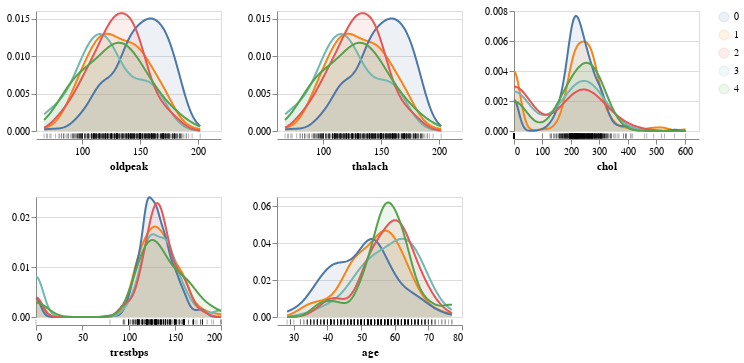

Here is the notebook cell this chart was saved with:
### Markdown cell above
## Exploratory data analysis

#### Key findings

- Patients with no heart disease exhibits on average higher ST depression induced by exercise relative to rest, higher maximum heart rate and lower serum cholestorel. 

- Heart disease is more common among patients over 55. 

- Patients with heart disease are more likely to experience asymptomatic chest pains.

- Males appear to be more susceptible to heart disease. 

- Patients without heart disease tend to have lower fasting blood sugar when compared to the positive group.

### Code cell
import altair_ally as aly
import altair as alt

aly.alt.data_transformers.enable('vegafusion')

aly.dist(train_df, color='label')

### Figure 1 — Vega specification as saved in the notebook (floating-point values rounded to 4 significant figures; data arrays with more than 128 entries replaced by an {"elided": "..."} marker saying what was removed)
{"$schema": "https://vega.github.io/schema/vega/v5.json", "data": [{"name": "source_0", "values": {"elided": "644 records"}}, {"name": "data_0", "source": "source_0", "transform": [{"type": "kde", "resolve": "shared", "minsteps": 100, "field": "oldpeak", "groupby": ["label"], "as": ["oldpeak", "density"]}]}, {"name": "data_1", "values": {"elided": "605 records"}}, {"name": "data_2", "source": "source_0", "transform": [{"type": "kde", "field": "thalach", "groupby": ["label"], "resolve": "shared", "minsteps": 100, "as": ["thalach", "density"]}]}, {"name": "data_3", "values": {"elided": "605 records"}}, {"name": "data_4", "source": "source_0", "transform": [{"type": "kde", "resolve": "shared", "minsteps": 100, "groupby": ["label"], "field": "chol", "as": ["chol", "density"]}]}, {"name": "data_5", "values": {"elided": "626 records"}}, {"name": "data_6", "source": "source_0", "transform": [{"type": "kde", "field": "trestbps", "resolve": "shared", "groupby": ["label"], "as": ["trestbps", "density"], "minsteps": 100}]}, {"name": "data_7", "values": {"elided": "602 records"}}, {"name": "data_8", "source": "source_0", "transform": [{"type": "kde", "minsteps": 100, "field": "age", "as": ["age", "density"], "groupby": ["label"], "resolve": "shared"}]}, {"name": "data_9", "values": {"elided": "644 records"}}, {"name": "data_0_color_domain_label_0", "source": "data_0", "transform": [{"type": "aggregate", "groupby": ["label"], "fields": [], "ops": [], "as": []}, {"type": "formula", "expr": "datum['label']", "as": "sort_field"}, {"type": "project", "fields": ["label"]}]}, {"name": "data_2_color_domain_label_1", "source": "data_2", "transform": [{"type": "aggregate", "groupby": ["label"], "fields": [], "ops": [], "as": []}, {"type": "formula", "expr": "datum['label']", "as": "sort_field"}, {"type": "project", "fields": ["label"]}]}, {"name": "data_4_color_domain_label_2", "source": "data_4", "transform": [{"type": "aggregate", "groupby": ["label"], "fields": [], "ops": [], "as": []}, {"type": "formula", "expr": "datum['label']", "as": "sort_field"}, {"type": "project", "fields": ["label"]}]}, {"name": "data_6_color_domain_label_3", "source": "data_6", "transform": [{"type": "aggregate", "groupby": ["label"], "fields": [], "ops": [], "as": []}, {"type": "formula", "expr": "datum['label']", "as": "sort_field"}, {"type": "project", "fields": ["label"]}]}, {"name": "data_8_color_domain_label_4", "source": "data_8", "transform": [{"type": "aggregate", "groupby": ["label"], "fields": [], "ops": [], "as": []}, {"type": "formula", "expr": "datum['label']", "as": "sort_field"}, {"type": "project", "fields": ["label"]}]}, {"name": "data_0_concat_0_y_domain_density", "source": "data_0", "transform": [{"type": "formula", "expr": "+datum['density']", "as": "density"}, {"type": "aggregate", "groupby": [], "fields": ["density", "density"], "ops": ["min", "max"], "as": ["min", "max"]}]}, {"name": "data_2_concat_1_y_domain_density", "source": "data_2", "transform": [{"type": "formula", "expr": "+datum['density']", "as": "density"}, {"type": "aggregate", "groupby": [], "fields": ["density", "density"], "ops": ["min", "max"], "as": ["min", "max"]}]}, {"name": "data_4_concat_2_y_domain_density", "source": "data_4", "transform": [{"type": "formula", "expr": "+datum['density']", "as": "density"}, {"type": "aggregate", "groupby": [], "fields": ["density", "density"], "ops": ["min", "max"], "as": ["min", "max"]}]}, {"name": "data_6_concat_3_y_domain_density", "source": "data_6", "transform": [{"type": "formula", "expr": "+datum['density']", "as": "density"}, {"type": "aggregate", "groupby": [], "fields": ["density", "density"], "ops": ["min", "max"], "as": ["min", "max"]}]}, {"name": "data_8_concat_4_y_domain_density", "source": "data_8", "transform": [{"type": "formula", "expr": "+datum['density']", "as": "density"}, {"type": "aggregate", "groupby": [], "fields": ["density", "density"], "ops": ["min", "max"], "as": ["min", "max"]}]}], "signals": [{"name": "childWidth", "value": 185}, {"name": "childHeight", "value": 120}], "marks": [{"type": "group", "name": "concat_0_group", "encode": {"update": {"height": {"signal": "childHeight"}, "width": {"signal": "childWidth"}}}, "marks": [{"type": "group", "name": "concat_0_layer_0_pathgroup", "from": {"facet": {"data": "data_0", "name": "faceted_path_concat_0_layer_0_main", "groupby": ["label"]}}, "encode": {"update": {"width": {"field": {"signal": null, "datum": null, "group": "width", "parent": null}}, "height": {"field": {"signal": null, "datum": null, "group": "height", "parent": null}}}}, "marks": [{"type": "area", "name": "concat_0_layer_0_marks", "from": {"data": "faceted_path_concat_0_layer_0_main"}, "sort": {"field": "x"}, "encode": {"update": {"orient": {"value": "vertical"}, "y2": {"value": 0, "scale": "concat_0_y"}, "defined": {"signal": "isValid(datum[\"oldpeak\"]) && isFinite(+datum[\"oldpeak\"]) && isValid(datum[\"density\"]) && isFinite(+datum[\"density\"])"}, "x": {"field": "oldpeak", "scale": "concat_0_x"}, "opacity": {"value": 0.1}, "fill": {"field": "label", "scale": "color"}, "y": {"field": "density", "scale": "concat_0_y"}}}, "style": ["area"]}]}, {"type": "group", "name": "concat_0_layer_1_pathgroup", "from": {"facet": {"data": "data_0", "name": "faceted_path_concat_0_layer_1_main", "groupby": ["label"]}}, "encode": {"update": {"height": {"field": {"signal": null, "datum": null, "group": "height", "parent": null}}, "width": {"field": {"signal": null, "datum": null, "group": "width", "parent": null}}}}, "marks": [{"type": "line", "name": "concat_0_layer_1_marks", "from": {"data": "faceted_path_concat_0_layer_1_main"}, "sort": {"field": "x"}, "encode": {"update": {"defined": {"signal": "isValid(datum[\"oldpeak\"]) && isFinite(+datum[\"oldpeak\"]) && isValid(datum[\"density\"]) && isFinite(+datum[\"density\"])"}, "x": {"field": "oldpeak", "scale": "concat_0_x"}, "stroke": {"field": "label", "scale": "color"}, "y": {"field": "density", "scale": "concat_0_y"}}}, "style": ["line"]}]}, {"type": "rect", "name": "concat_0_layer_2_marks", "from": {"data": "data_1"}, "encode": {"update": {"opacity": {"value": 0.3}, "height": {"value": 5}, "xc": {"field": "oldpeak", "scale": "concat_0_x"}, "fill": {"value": "black"}, "tooltip": {"value": "Individual observations"}, "width": {"value": 1}, "yc": {"signal": "childHeight", "offset": 65, "mult": 0.5}}}, "style": ["tick"]}], "axes": [{"scale": "concat_0_y", "orient": "left", "grid": true, "gridScale": "concat_0_x", "aria": false, "maxExtent": 0, "labels": false, "minExtent": 0, "ticks": false, "tickCount": {"signal": "ceil(childHeight/40)"}, "domain": false, "zindex": 0}, {"scale": "concat_0_x", "zindex": 0, "tickCount": {"signal": "ceil(childWidth/40)"}, "orient": "bottom", "labelFlush": true, "grid": false, "offset": 8, "title": "oldpeak", "labelOverlap": true}, {"scale": "concat_0_y", "zindex": 0, "orient": "left", "grid": false, "tickCount": {"signal": "ceil(childHeight/40)"}, "labelOverlap": true}], "style": "cell"}, {"type": "group", "name": "concat_1_group", "encode": {"update": {"height": {"signal": "childHeight"}, "width": {"signal": "childWidth"}}}, "marks": [{"type": "group", "name": "concat_1_layer_0_pathgroup", "from": {"facet": {"data": "data_2", "name": "faceted_path_concat_1_layer_0_main", "groupby": ["label"]}}, "encode": {"update": {"height": {"field": {"signal": null, "datum": null, "group": "height", "parent": null}}, "width": {"field": {"signal": null, "datum": null, "group": "width", "parent": null}}}}, "marks": [{"type": "area", "name": "concat_1_layer_0_marks", "from": {"data": "faceted_path_concat_1_layer_0_main"}, "sort": {"field": "x"}, "encode": {"update": {"y2": {"value": 0, "scale": "concat_1_y"}, "x": {"field": "thalach", "scale": "concat_1_x"}, "opacity": {"value": 0.1}, "orient": {"value": "vertical"}, "fill": {"field": "label", "scale": "color"}, "y": {"field": "density", "scale": "concat_1_y"}, "defined": {"signal": "isValid(datum[\"thalach\"]) && isFinite(+datum[\"thalach\"]) && isValid(datum[\"density\"]) && isFinite(+datum[\"density\"])"}}}, "style": ["area"]}]}, {"type": "group", "name": "concat_1_layer_1_pathgroup", "from": {"facet": {"data": "data_2", "name": "faceted_path_concat_1_layer_1_main", "groupby": ["label"]}}, "encode": {"update": {"width": {"field": {"signal": null, "datum": null, "group": "width", "parent": null}}, "height": {"field": {"signal": null, "datum": null, "group": "height", "parent": null}}}}, "marks": [{"type": "line", "name": "concat_1_layer_1_marks", "from": {"data": "faceted_path_concat_1_layer_1_main"}, "sort": {"field": "x"}, "encode": {"update": {"defined": {"signal": "isValid(datum[\"thalach\"]) && isFinite(+datum[\"thalach\"]) && isValid(datum[\"density\"]) && isFinite(+datum[\"density\"])"}, "x": {"field": "thalach", "scale": "concat_1_x"}, "stroke": {"field": "label", "scale": "color"}, "y": {"field": "density", "scale": "concat_1_y"}}}, "style": ["line"]}]}, {"type": "rect", "name": "concat_1_layer_2_marks", "from": {"data": "data_3"}, "encode": {"update": {"tooltip": {"value": "Individual observations"}, "yc": {"signal": "childHeight", "offset": 65, "mult": 0.5}, "height": {"value": 5}, "width": {"value": 1}, "xc": {"field": "thalach", "scale": "concat_1_x"}, "fill": {"value": "black"}, "opacity": {"value": 0.3}}}, "style": ["tick"]}], "axes": [{"scale": "concat_1_y", "grid": true, "domain": false, "tickCount": {"signal": "ceil(childHeight/40)"}, "labels": false, "aria": false, "ticks": false, "maxExtent": 0, "orient": "left", "gridScale": "concat_1_x", "minExtent": 0, "zindex": 0}, {"scale": "concat_1_x", "grid": false, "orient": "bottom", "zindex": 0, "labelOverlap": true, "tickCount": {"signal": "ceil(childWidth/40)"}, "offset": 8, "title": "thalach", "labelFlush": true}, {"scale": "concat_1_y", "grid": false, "labelOverlap": true, "tickCount": {"signal": "ceil(childHeight/40)"}, "orient": "left", "zindex": 0}], "style": "cell"}, {"type": "group", "name": "concat_2_group", "encode": {"update": {"width": {"signal": "childWidth"}, "height": {"signal": "childHeight"}}}, "marks": [{"type": "group", "name": "concat_2_layer_0_pathgroup", "from": {"facet": {"data": "data_4", "name": "faceted_path_concat_2_layer_0_main", "groupby": ["label"]}}, "encode": {"update": {"height": {"field": {"signal": null, "datum": null, "group": "height", "parent": null}}, "width": {"field": {"signal": null, "datum": null, "group": "width", "parent": null}}}}, "marks": [{"type": "area", "name": "concat_2_layer_0_marks", "from": {"data": "faceted_path_concat_2_layer_0_main"}, "sort": {"field": "x"}, "encode": {"update": {"opacity": {"value": 0.1}, "y2": {"value": 0, "scale": "concat_2_y"}, "orient": {"value": "vertical"}, "fill": {"field": "label", "scale": "color"}, "x": {"field": "chol", "scale": "concat_2_x"}, "y": {"field": "density", "scale": "concat_2_y"}, "defined": {"signal": "isValid(datum[\"chol\"]) && isFinite(+datum[\"chol\"]) && isValid(datum[\"density\"]) && isFinite(+datum[\"density\"])"}}}, "style": ["area"]}]}, {"type": "group", "name": "concat_2_layer_1_pathgroup", "from": {"facet": {"data": "data_4", "name": "faceted_path_concat_2_layer_1_main", "groupby": ["label"]}}, "encode": {"update": {"height": {"field": {"signal": null, "datum": null, "group": "height", "parent": null}}, "width": {"field": {"signal": null, "datum": null, "group": "width", "parent": null}}}}, "marks": [{"type": "line", "name": "concat_2_layer_1_marks", "from": {"data": "faceted_path_concat_2_layer_1_main"}, "sort": {"field": "x"}, "encode": {"update": {"y": {"field": "density", "scale": "concat_2_y"}, "stroke": {"field": "label", "scale": "color"}, "defined": {"signal": "isValid(datum[\"chol\"]) && isFinite(+datum[\"chol\"]) && isValid(datum[\"density\"]) && isFinite(+datum[\"density\"])"}, "x": {"field": "chol", "scale": "concat_2_x"}}}, "style": ["line"]}]}, {"type": "rect", "name": "concat_2_layer_2_marks", "from": {"data": "data_5"}, "encode": {"update": {"fill": {"value": "black"}, "opacity": {"value": 0.3}, "height": {"value": 5}, "yc": {"signal": "childHeight", "offset": 65, "mult": 0.5}, "width": {"value": 1}, "xc": {"field": "chol", "scale": "concat_2_x"}, "tooltip": {"value": "Individual observations"}}}, "style": ["tick"]}], "axes": [{"scale": "concat_2_y", "domain": false, "maxExtent": 0, "gridScale": "concat_2_x", "minExtent": 0, "zindex": 0, "grid": true, "tickCount": {"signal": "ceil(childHeight/40)"}, "labels": false, "ticks": false, "orient": "left", "aria": false}, {"scale": "concat_2_x", "labelOverlap": true, "labelFlush": true, "tickCount": {"signal": "ceil(childWidth/40)"}, "orient": "bottom", "title": "chol", "grid": false, "offset": 8, "zindex": 0}, {"scale": "concat_2_y", "tickCount": {"signal": "ceil(childHeight/40)"}, "labelOverlap": true, "zindex": 0, "orient": "left", "grid": false}], "style": "cell"}, {"type": "group", "name": "concat_3_group", "encode": {"update": {"height": {"signal": "childHeight"}, "width": {"signal": "childWidth"}}}, "marks": [{"type": "group", "name": "concat_3_layer_0_pathgroup", "from": {"facet": {"data": "data_6", "name": "faceted_path_concat_3_layer_0_main", "groupby": ["label"]}}, "encode": {"update": {"width": {"field": {"signal": null, "datum": null, "group": "width", "parent": null}}, "height": {"field": {"signal": null, "datum": null, "group": "height", "parent": null}}}}, "marks": [{"type": "area", "name": "concat_3_layer_0_marks", "from": {"data": "faceted_path_concat_3_layer_0_main"}, "sort": {"field": "x"}, "encode": {"update": {"y2": {"value": 0, "scale": "concat_3_y"}, "opacity": {"value": 0.1}, "defined": {"signal": "isValid(datum[\"trestbps\"]) && isFinite(+datum[\"trestbps\"]) && isValid(datum[\"density\"]) && isFinite(+datum[\"density\"])"}, "fill": {"field": "label", "scale": "color"}, "y": {"field": "density", "scale": "concat_3_y"}, "x": {"field": "trestbps", "scale": "concat_3_x"}, "orient": {"value": "vertical"}}}, "style": ["area"]}]}, {"type": "group", "name": "concat_3_layer_1_pathgroup", "from": {"facet": {"data": "data_6", "name": "faceted_path_concat_3_layer_1_main", "groupby": ["label"]}}, "encode": {"update": {"width": {"field": {"signal": null, "datum": null, "group": "width", "parent": null}}, "height": {"field": {"signal": null, "datum": null, "group": "height", "parent": null}}}}, "marks": [{"type": "line", "name": "concat_3_layer_1_marks", "from": {"data": "faceted_path_concat_3_layer_1_main"}, "sort": {"field": "x"}, "encode": {"update": {"stroke": {"field": "label", "scale": "color"}, "x": {"field": "trestbps", "scale": "concat_3_x"}, "defined": {"signal": "isValid(datum[\"trestbps\"]) && isFinite(+datum[\"trestbps\"]) && isValid(datum[\"density\"]) && isFinite(+datum[\"density\"])"}, "y": {"field": "density", "scale": "concat_3_y"}}}, "style": ["line"]}]}, {"type": "rect", "name": "concat_3_layer_2_marks", "from": {"data": "data_7"}, "encode": {"update": {"width": {"value": 1}, "opacity": {"value": 0.3}, "tooltip": {"value": "Individual observations"}, "height": {"value": 5}, "xc": {"field": "trestbps", "scale": "concat_3_x"}, "yc": {"signal": "childHeight", "offset": 65, "mult": 0.5}, "fill": {"value": "black"}}}, "style": ["tick"]}], "axes": [{"scale": "concat_3_y", "aria": false, "ticks": false, "labels": false, "zindex": 0, "tickCount": {"signal": "ceil(childHeight/40)"}, "minExtent": 0, "maxExtent": 0, "domain": false, "gridScale": "concat_3_x", "grid": true, "orient": "left"}, {"scale": "concat_3_x", "labelFlush": true, "orient": "bottom", "zindex": 0, "grid": false, "offset": 8, "title": "trestbps", "tickCount": {"signal": "ceil(childWidth/40)"}, "labelOverlap": true}, {"scale": "concat_3_y", "labelOverlap": true, "orient": "left", "grid": false, "tickCount": {"signal": "ceil(childHeight/40)"}, "zindex": 0}], "style": "cell"}, {"type": "group", "name": "concat_4_group", "encode": {"update": {"height": {"signal": "childHeight"}, "width": {"signal": "childWidth"}}}, "marks": [{"type": "group", "name": "concat_4_layer_0_pathgroup", "from": {"facet": {"data": "data_8", "name": "faceted_path_concat_4_layer_0_main", "groupby": ["label"]}}, "encode": {"update": {"height": {"field": {"signal": null, "datum": null, "group": "height", "parent": null}}, "width": {"field": {"signal": null, "datum": null, "group": "width", "parent": null}}}}, "marks": [{"type": "area", "name": "concat_4_layer_0_marks", "from": {"data": "faceted_path_concat_4_layer_0_main"}, "sort": {"field": "x"}, "encode": {"update": {"y2": {"value": 0, "scale": "concat_4_y"}, "y": {"field": "density", "scale": "concat_4_y"}, "orient": {"value": "vertical"}, "fill": {"field": "label", "scale": "color"}, "opacity": {"value": 0.1}, "x": {"field": "age", "scale": "concat_4_x"}, "defined": {"signal": "isValid(datum[\"age\"]) && isFinite(+datum[\"age\"]) && isValid(datum[\"density\"]) && isFinite(+datum[\"density\"])"}}}, "style": ["area"]}]}, {"type": "group", "name": "concat_4_layer_1_pathgroup", "from": {"facet": {"data": "data_8", "name": "faceted_path_concat_4_layer_1_main", "groupby": ["label"]}}, "encode": {"update": {"width": {"field": {"signal": null, "datum": null, "group": "width", "parent": null}}, "height": {"field": {"signal": null, "datum": null, "group": "height", "parent": null}}}}, "marks": [{"type": "line", "name": "concat_4_layer_1_marks", "from": {"data": "faceted_path_concat_4_layer_1_main"}, "sort": {"field": "x"}, "encode": {"update": {"y": {"field": "density", "scale": "concat_4_y"}, "defined": {"signal": "isValid(datum[\"age\"]) && isFinite(+datum[\"age\"]) && isValid(datum[\"density\"]) && isFinite(+datum[\"density\"])"}, "stroke": {"field": "label", "scale": "color"}, "x": {"field": "age", "scale": "concat_4_x"}}}, "style": ["line"]}]}, {"type": "rect", "name": "concat_4_layer_2_marks", "from": {"data": "data_9"}, "encode": {"update": {"width": {"value": 1}, "tooltip": {"value": "Individual observations"}, "opacity": {"value": 0.3}, "fill": {"value": "black"}, "height": {"value": 5}, "xc": {"field": "age", "scale": "concat_4_x"}, "yc": {"signal": "childHeight", "offset": 65, "mult": 0.5}}}, "style": ["tick"]}], "axes": [{"scale": "concat_4_y", "labels": false, "orient": "left", "tickCount": {"signal": "ceil(childHeight/40)"}, "grid": true, "gridScale": "concat_4_x", "ticks": false, "zindex": 0, "minExtent": 0, "domain": false, "aria": false, "maxExtent": 0}, {"scale": "concat_4_x", "title": "age", "zindex": 0, "labelFlush": true, "grid": false, "offset": 8, "orient": "bottom", "labelOverlap": true, "tickCount": {"signal": "ceil(childWidth/40)"}}, {"scale": "concat_4_y", "labelOverlap": true, "grid": false, "orient": "left", "tickCount": {"signal": "ceil(childHeight/40)"}, "zindex": 0}], "style": "cell"}], "scales": [{"name": "color", "type": "ordinal", "domain": {"fields": [{"data": "data_0_color_domain_label_0", "field": "label"}, {"data": "data_2_color_domain_label_1", "field": "label"}, {"data": "data_4_color_domain_label_2", "field": "label"}, {"data": "data_6_color_domain_label_3", "field": "label"}, {"data": "data_8_color_domain_label_4", "field": "label"}], "sort": true}, "range": "category"}, {"name": "concat_0_x", "type": "linear", "domain": {"fields": [{"data": "data_0", "field": "oldpeak"}, {"data": "data_1", "field": "oldpeak"}]}, "range": [0, {"signal": "childWidth"}], "nice": true, "zero": false}, {"name": "concat_0_y", "type": "linear", "domain": [{"signal": "(data(\"data_0_concat_0_y_domain_density\")[0] || {}).min"}, {"signal": "(data(\"data_0_concat_0_y_domain_density\")[0] || {}).max"}], "range": [{"signal": "childHeight"}, 0], "zero": true, "nice": true}, {"name": "concat_1_x", "type": "linear", "domain": {"fields": [{"data": "data_2", "field": "thalach"}, {"data": "data_3", "field": "thalach"}]}, "range": [0, {"signal": "childWidth"}], "nice": true, "zero": false}, {"name": "concat_1_y", "type": "linear", "domain": [{"signal": "(data(\"data_2_concat_1_y_domain_density\")[0] || {}).min"}, {"signal": "(data(\"data_2_concat_1_y_domain_density\")[0] || {}).max"}], "range": [{"signal": "childHeight"}, 0], "zero": true, "nice": true}, {"name": "concat_2_x", "type": "linear", "domain": {"fields": [{"data": "data_4", "field": "chol"}, {"data": "data_5", "field": "chol"}]}, "range": [0, {"signal": "childWidth"}], "nice": true, "zero": false}, {"name": "concat_2_y", "type": "linear", "domain": [{"signal": "(data(\"data_4_concat_2_y_domain_density\")[0] || {}).min"}, {"signal": "(data(\"data_4_concat_2_y_domain_density\")[0] || {}).max"}], "range": [{"signal": "childHeight"}, 0], "nice": true, "zero": true}, {"name": "concat_3_x", "type": "linear", "domain": {"fields": [{"data": "data_6", "field": "trestbps"}, {"data": "data_7", "field": "trestbps"}]}, "range": [0, {"signal": "childWidth"}], "nice": true, "zero": false}, {"name": "concat_3_y", "type": "linear", "domain": [{"signal": "(data(\"data_6_concat_3_y_domain_density\")[0] || {}).min"}, {"signal": "(data(\"data_6_concat_3_y_domain_density\")[0] || {}).max"}], "range": [{"signal": "childHeight"}, 0], "zero": true, "nice": true}, {"name": "concat_4_x", "type": "linear", "domain": {"fields": [{"data": "data_8", "field": "age"}, {"data": "data_9", "field": "age"}]}, "range": [0, {"signal": "childWidth"}], "nice": true, "zero": false}, {"name": "concat_4_y", "type": "linear", "domain": [{"signal": "(data(\"data_8_concat_4_y_domain_density\")[0] || {}).min"}, {"signal": "(data(\"data_8_concat_4_y_domain_density\")[0] || {}).max"}], "range": [{"signal": "childHeight"}, 0], "nice": true, "zero": true}], "layout": {"padding": 20, "columns": 3, "bounds": "full", "align": "each"}, "background": "white", "legends": [{"fill": "color", "symbolType": "circle", "encode": {"symbols": {"update": {"opacity": {"value": 0.1}}}}, "stroke": "color"}], "padding": 5}
